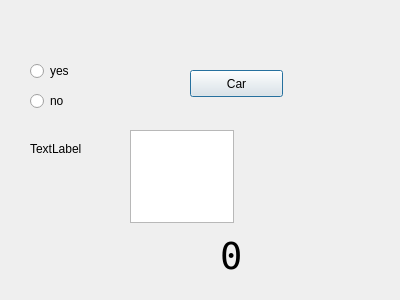
<?xml version="1.0" encoding="UTF-8"?>
<ui version="4.0">
 <class>Dialog</class>
 <widget class="QDialog" name="Dialog">
  <property name="geometry">
   <rect>
    <x>0</x>
    <y>0</y>
    <width>400</width>
    <height>300</height>
   </rect>
  </property>
  <property name="windowTitle">
   <string>Testisofta</string>
  </property>
  <widget class="QPushButton" name="car_button">
   <property name="geometry">
    <rect>
     <x>190</x>
     <y>70</y>
     <width>93</width>
     <height>27</height>
    </rect>
   </property>
   <property name="text">
    <string>Car</string>
   </property>
  </widget>
  <widget class="QLabel" name="car_count">
   <property name="geometry">
    <rect>
     <x>220</x>
     <y>230</y>
     <width>66</width>
     <height>51</height>
    </rect>
   </property>
   <property name="font">
    <font>
     <family>Andale Mono</family>
     <pointsize>28</pointsize>
    </font>
   </property>
   <property name="text">
    <string>0</string>
   </property>
  </widget>
  <widget class="QTextEdit" name="palaute">
   <property name="geometry">
    <rect>
     <x>130</x>
     <y>130</y>
     <width>104</width>
     <height>93</height>
    </rect>
   </property>
  </widget>
  <widget class="QRadioButton" name="radioYes">
   <property name="geometry">
    <rect>
     <x>30</x>
     <y>60</y>
     <width>109</width>
     <height>22</height>
    </rect>
   </property>
   <property name="text">
    <string>yes</string>
   </property>
  </widget>
  <widget class="QRadioButton" name="radioNo">
   <property name="geometry">
    <rect>
     <x>30</x>
     <y>90</y>
     <width>109</width>
     <height>22</height>
    </rect>
   </property>
   <property name="text">
    <string>no</string>
   </property>
  </widget>
  <widget class="QLabel" name="labelReaction">
   <property name="geometry">
    <rect>
     <x>30</x>
     <y>140</y>
     <width>62</width>
     <height>17</height>
    </rect>
   </property>
   <property name="text">
    <string>TextLabel</string>
   </property>
  </widget>
 </widget>
 <resources/>
 <connections/>
</ui>
